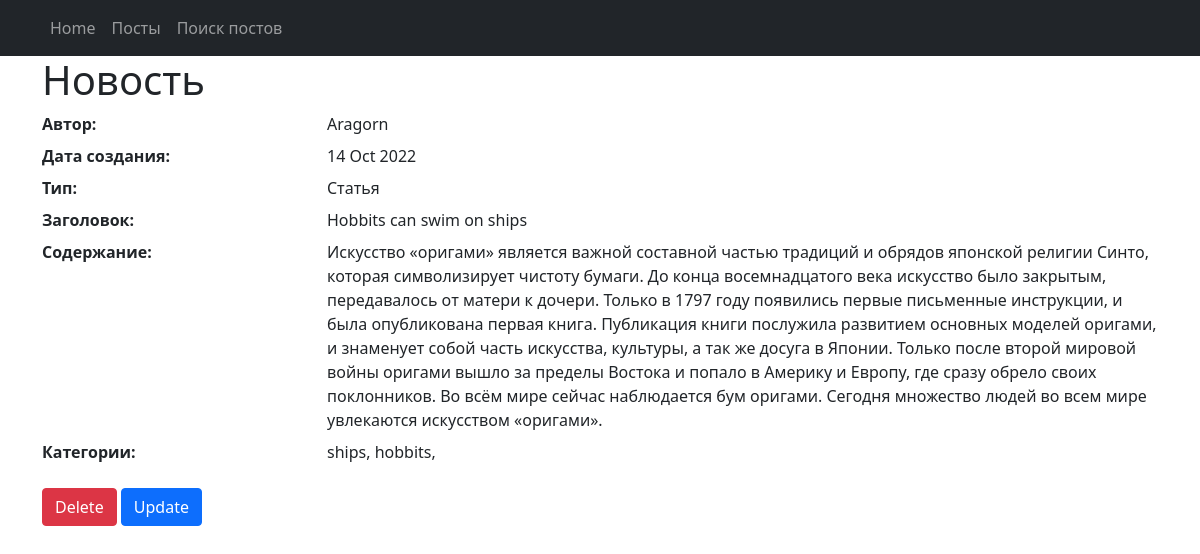
The app's page /news/161 with its own data.
### news/models.py (models this page shows, shortened)
class Post(models.Model):
    article = 'AR'
    news = 'NW'
    POSITIONS = [
        (article, 'Статья'),
        (news, 'Новость'),
    ]
    author = models.ForeignKey('Author', on_delete=models.CASCADE)
    post_type = models.CharField(max_length=2, choices=POSITIONS, default=news)
    time_create = models.DateTimeField(auto_now_add=True)
    category = models.ManyToManyField('Category',
               through='Postcategory')
    head = models.CharField(max_length=128)
    text = models.TextField(default='')
    rating = models.IntegerField(default=0)

class Author(models.Model):
    auth_user = models.OneToOneField(User, on_delete=models.CASCADE)
    auth_rating = models.IntegerField(default=0)

class Category(models.Model):
    name = models.CharField(max_length=64, unique=True)

### news/views.py (the view)
# urls.py: path('<int:pk>', NewsDetail.as_view(), name='news_detail'),
class NewsDetail(DetailView):
    model = Post
    template_name = 'neww.html'
    context_object_name = 'neww'

### news/templatetags/custom_filters.py (called while the page is built)
@register.filter()
def censor(value, code='wolf'):
    len_1 = len(code)-1
    code_1 = code.lower().title()
    code_2 = code.lower()
    val_1 = value.replace(code_1, f'{code_1[0]}{len_1*"*"}').replace(code_2, f'{code_2[0]}{len_1*"*"}')
    return val_1

### templates/neww.html (shortened to what this page needs)
{% extends 'flatpages/default.html' %}
{% load custom_filters %}
{% block content %}
<h1>Новость</h1>
<dl class="row">
    <dt class="col-sm-3">Автор:</dt>
    <dd class="col-sm-9">{{ neww.author.auth_user.username }}</dd>
    <dt class="col-sm-3">Дата создания:</dt>
    <dd class="col-sm-9">{{ neww.time_create | date:'d M Y' }}</dd>
    <dt class="col-sm-3">Тип:</dt>
    <dd class="col-sm-9">{{ neww.get_post_type_display }}</dd>
    <dt class="col-sm-3">Заголовок:</dt>
    <dd class="col-sm-9">{{ neww.head | censor | censor:"Санитарным" |censor:"Sword"}}</dd>
    <dt class="col-sm-3">Содержание:</dt>
    <dd class="col-sm-9">{{ neww.text | censor | censor:"Санитарным"|censor:"lorem"}}</dd>
    <dt class="col-sm-3">Категории:</dt>
    <dd class="col-sm-9">
        {% for cat in neww.category.all %}
        {{cat.name}},
        {% endfor %}</dd>
</dl>
<a href="{{ neww.id }}/delete/" class="btn btn-danger">Delete</a>
<a href="{{ neww.id }}/update/" class="btn btn-primary">Update</a>
{% endblock content %}

### records on screen
Post: author.auth_user.username "Aragorn", time_create "14 Oct 2022", post_type "Статья", head|censor "Hobbits can swim on ships", text|censor "Искусство «оригами» является важной составной частью традиций и обрядов японской религии Синто, которая символизирует чистоту бумаги. До конца восемнадцатого века искусство было закрытым, передавалось от матери к дочери. Только в 1797 году появились первые письменные инструкции, и была опубликована первая книга. Публикация книги послужила развитием основных моделей оригами, и знаменует собой часть искусства, культуры, а так же досуга в Японии. Только после второй мировой войны оригами вышло за пределы Востока и попало в Америку и Европу, где сразу обрело своих поклонников. Во всём мире сейчас наблюдается бум оригами. Сегодня множество людей во всем мире увлекаются искусством «оригами»."
Category: name "ships"
Category: name "hobbits"
